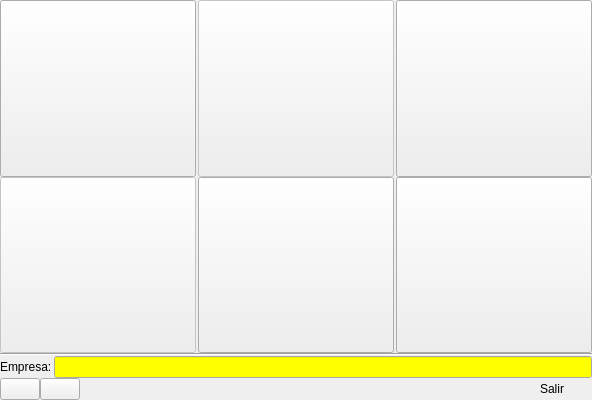
<ui version="4.0" >
 <author>Tomeu Borras Riera</author>
 <class>selectorbase</class>
 <widget class="QMainWindow" name="selectorbase" >
  <property name="geometry" >
   <rect>
    <x>0</x>
    <y>0</y>
    <width>592</width>
    <height>400</height>
   </rect>
  </property>
  <property name="sizePolicy" >
   <sizepolicy>
    <hsizetype>7</hsizetype>
    <vsizetype>7</vsizetype>
    <horstretch>0</horstretch>
    <verstretch>0</verstretch>
   </sizepolicy>
  </property>
  <property name="minimumSize" >
   <size>
    <width>211</width>
    <height>96</height>
   </size>
  </property>
  <property name="maximumSize" >
   <size>
    <width>10000</width>
    <height>10000</height>
   </size>
  </property>
  <property name="windowTitle" >
   <string>BulmaGes</string>
  </property>
  <widget class="QWidget" name="widget" >
   <layout class="QVBoxLayout" >
    <property name="margin" >
     <number>0</number>
    </property>
    <property name="spacing" >
     <number>0</number>
    </property>
    <item>
     <layout class="QHBoxLayout" >
      <property name="margin" >
       <number>0</number>
      </property>
      <property name="spacing" >
       <number>2</number>
      </property>
      <item>
       <widget class="QPushButton" name="m_bulmafact" >
        <property name="enabled" >
         <bool>true</bool>
        </property>
        <property name="sizePolicy" >
         <sizepolicy>
          <hsizetype>7</hsizetype>
          <vsizetype>7</vsizetype>
          <horstretch>0</horstretch>
          <verstretch>0</verstretch>
         </sizepolicy>
        </property>
        <property name="maximumSize" >
         <size>
          <width>10000</width>
          <height>10000</height>
         </size>
        </property>
        <property name="toolTip" >
         <string>BulmaFact</string>
        </property>
        <property name="text" >
         <string/>
        </property>
        <property name="icon" >
         <iconset resource="../../../bulmages.qrc" >:/Genericos48x48/images/png/bulmafact.png</iconset>
        </property>
        <property name="iconSize" >
         <size>
          <width>150</width>
          <height>150</height>
         </size>
        </property>
        <property name="shortcut" >
         <string>Alt+F</string>
        </property>
        <property name="checkable" >
         <bool>false</bool>
        </property>
        <property name="autoRepeat" >
         <bool>false</bool>
        </property>
        <property name="default" >
         <bool>false</bool>
        </property>
        <property name="flat" >
         <bool>false</bool>
        </property>
       </widget>
      </item>
      <item>
       <widget class="QPushButton" name="m_bulmatpv" >
        <property name="enabled" >
         <bool>false</bool>
        </property>
        <property name="sizePolicy" >
         <sizepolicy>
          <hsizetype>7</hsizetype>
          <vsizetype>7</vsizetype>
          <horstretch>0</horstretch>
          <verstretch>0</verstretch>
         </sizepolicy>
        </property>
        <property name="toolTip" >
         <string>BulmaTPV</string>
        </property>
        <property name="text" >
         <string/>
        </property>
        <property name="icon" >
         <iconset resource="../../../bulmages.qrc" >:/Genericos48x48/images/png/bulmatpv.png</iconset>
        </property>
        <property name="iconSize" >
         <size>
          <width>150</width>
          <height>150</height>
         </size>
        </property>
       </widget>
      </item>
      <item>
       <widget class="QPushButton" name="m_bulmacont" >
        <property name="enabled" >
         <bool>true</bool>
        </property>
        <property name="sizePolicy" >
         <sizepolicy>
          <hsizetype>7</hsizetype>
          <vsizetype>7</vsizetype>
          <horstretch>0</horstretch>
          <verstretch>0</verstretch>
         </sizepolicy>
        </property>
        <property name="toolTip" >
         <string>BulmaCont</string>
        </property>
        <property name="text" >
         <string/>
        </property>
        <property name="icon" >
         <iconset resource="../../../bulmages.qrc" >:/Genericos48x48/images/png/bulmacont.png</iconset>
        </property>
        <property name="iconSize" >
         <size>
          <width>150</width>
          <height>150</height>
         </size>
        </property>
        <property name="checkable" >
         <bool>false</bool>
        </property>
        <property name="flat" >
         <bool>false</bool>
        </property>
       </widget>
      </item>
     </layout>
    </item>
    <item>
     <layout class="QHBoxLayout" >
      <property name="margin" >
       <number>0</number>
      </property>
      <property name="spacing" >
       <number>2</number>
      </property>
      <item>
       <widget class="QPushButton" name="m_galopin" >
        <property name="enabled" >
         <bool>false</bool>
        </property>
        <property name="sizePolicy" >
         <sizepolicy>
          <hsizetype>7</hsizetype>
          <vsizetype>7</vsizetype>
          <horstretch>0</horstretch>
          <verstretch>0</verstretch>
         </sizepolicy>
        </property>
        <property name="toolTip" >
         <string>Galopin</string>
        </property>
        <property name="text" >
         <string/>
        </property>
        <property name="icon" >
         <iconset resource="../../../bulmages.qrc" >:/BulmaCont32x32/images/png/i_tux.png</iconset>
        </property>
        <property name="iconSize" >
         <size>
          <width>150</width>
          <height>150</height>
         </size>
        </property>
       </widget>
      </item>
      <item>
       <widget class="QPushButton" name="m_iglues" >
        <property name="sizePolicy" >
         <sizepolicy>
          <hsizetype>3</hsizetype>
          <vsizetype>7</vsizetype>
          <horstretch>0</horstretch>
          <verstretch>0</verstretch>
         </sizepolicy>
        </property>
        <property name="toolTip" >
         <string>Iglues</string>
        </property>
        <property name="text" >
         <string/>
        </property>
        <property name="icon" >
         <iconset resource="../../../bulmages.qrc" >:/Genericos48x48/images/logotipo/variaciones 18/variacion 18 - logotipo 02.jpg</iconset>
        </property>
        <property name="iconSize" >
         <size>
          <width>150</width>
          <height>150</height>
         </size>
        </property>
       </widget>
      </item>
      <item>
       <widget class="QPushButton" name="mui_info" >
        <property name="enabled" >
         <bool>true</bool>
        </property>
        <property name="sizePolicy" >
         <sizepolicy>
          <hsizetype>7</hsizetype>
          <vsizetype>7</vsizetype>
          <horstretch>0</horstretch>
          <verstretch>0</verstretch>
         </sizepolicy>
        </property>
        <property name="toolTip" >
         <string>Acerca de ..</string>
        </property>
        <property name="text" >
         <string/>
        </property>
        <property name="icon" >
         <iconset resource="../../../bulmages.qrc" >:/Genericos48x48/images/logotipo/variaciones 18/variacion 18 - logotipo 05.jpg</iconset>
        </property>
        <property name="iconSize" >
         <size>
          <width>150</width>
          <height>150</height>
         </size>
        </property>
       </widget>
      </item>
     </layout>
    </item>
    <item>
     <widget class="Line" name="line2" >
      <property name="frameShape" >
       <enum>QFrame::HLine</enum>
      </property>
      <property name="frameShadow" >
       <enum>QFrame::Sunken</enum>
      </property>
      <property name="orientation" >
       <enum>Qt::Horizontal</enum>
      </property>
     </widget>
    </item>
    <item>
     <layout class="QHBoxLayout" >
      <property name="margin" >
       <number>0</number>
      </property>
      <property name="spacing" >
       <number>2</number>
      </property>
      <item>
       <widget class="QLabel" name="textLabel1" >
        <property name="text" >
         <string>Empresa:</string>
        </property>
       </widget>
      </item>
      <item>
       <widget class="QLineEdit" name="nombreempresa" >
        <property name="enabled" >
         <bool>true</bool>
        </property>
        <property name="palette" >
         <palette>
          <active>
           <colorrole role="WindowText" >
            <brush brushstyle="SolidPattern" >
             <color alpha="255" >
              <red>0</red>
              <green>0</green>
              <blue>0</blue>
             </color>
            </brush>
           </colorrole>
           <colorrole role="Button" >
            <brush brushstyle="SolidPattern" >
             <color alpha="255" >
              <red>238</red>
              <green>234</green>
              <blue>222</blue>
             </color>
            </brush>
           </colorrole>
           <colorrole role="Light" >
            <brush brushstyle="SolidPattern" >
             <color alpha="255" >
              <red>255</red>
              <green>255</green>
              <blue>255</blue>
             </color>
            </brush>
           </colorrole>
           <colorrole role="Midlight" >
            <brush brushstyle="SolidPattern" >
             <color alpha="255" >
              <red>255</red>
              <green>255</green>
              <blue>252</blue>
             </color>
            </brush>
           </colorrole>
           <colorrole role="Dark" >
            <brush brushstyle="SolidPattern" >
             <color alpha="255" >
              <red>85</red>
              <green>85</green>
              <blue>82</blue>
             </color>
            </brush>
           </colorrole>
           <colorrole role="Mid" >
            <brush brushstyle="SolidPattern" >
             <color alpha="255" >
              <red>198</red>
              <green>198</green>
              <blue>191</blue>
             </color>
            </brush>
           </colorrole>
           <colorrole role="Text" >
            <brush brushstyle="SolidPattern" >
             <color alpha="255" >
              <red>0</red>
              <green>0</green>
              <blue>0</blue>
             </color>
            </brush>
           </colorrole>
           <colorrole role="BrightText" >
            <brush brushstyle="SolidPattern" >
             <color alpha="255" >
              <red>255</red>
              <green>255</green>
              <blue>255</blue>
             </color>
            </brush>
           </colorrole>
           <colorrole role="ButtonText" >
            <brush brushstyle="SolidPattern" >
             <color alpha="255" >
              <red>0</red>
              <green>0</green>
              <blue>0</blue>
             </color>
            </brush>
           </colorrole>
           <colorrole role="Base" >
            <brush brushstyle="SolidPattern" >
             <color alpha="255" >
              <red>255</red>
              <green>255</green>
              <blue>0</blue>
             </color>
            </brush>
           </colorrole>
           <colorrole role="Window" >
            <brush brushstyle="SolidPattern" >
             <color alpha="255" >
              <red>238</red>
              <green>238</green>
              <blue>230</blue>
             </color>
            </brush>
           </colorrole>
           <colorrole role="Shadow" >
            <brush brushstyle="SolidPattern" >
             <color alpha="255" >
              <red>0</red>
              <green>0</green>
              <blue>0</blue>
             </color>
            </brush>
           </colorrole>
           <colorrole role="Highlight" >
            <brush brushstyle="SolidPattern" >
             <color alpha="255" >
              <red>255</red>
              <green>221</green>
              <blue>118</blue>
             </color>
            </brush>
           </colorrole>
           <colorrole role="HighlightedText" >
            <brush brushstyle="SolidPattern" >
             <color alpha="255" >
              <red>0</red>
              <green>0</green>
              <blue>0</blue>
             </color>
            </brush>
           </colorrole>
           <colorrole role="Link" >
            <brush brushstyle="SolidPattern" >
             <color alpha="255" >
              <red>0</red>
              <green>0</green>
              <blue>192</blue>
             </color>
            </brush>
           </colorrole>
           <colorrole role="LinkVisited" >
            <brush brushstyle="SolidPattern" >
             <color alpha="255" >
              <red>128</red>
              <green>0</green>
              <blue>128</blue>
             </color>
            </brush>
           </colorrole>
           <colorrole role="AlternateBase" >
            <brush brushstyle="SolidPattern" >
             <color alpha="255" >
              <red>231</red>
              <green>231</green>
              <blue>231</blue>
             </color>
            </brush>
           </colorrole>
          </active>
          <inactive>
           <colorrole role="WindowText" >
            <brush brushstyle="SolidPattern" >
             <color alpha="255" >
              <red>0</red>
              <green>0</green>
              <blue>0</blue>
             </color>
            </brush>
           </colorrole>
           <colorrole role="Button" >
            <brush brushstyle="SolidPattern" >
             <color alpha="255" >
              <red>238</red>
              <green>234</green>
              <blue>222</blue>
             </color>
            </brush>
           </colorrole>
           <colorrole role="Light" >
            <brush brushstyle="SolidPattern" >
             <color alpha="255" >
              <red>255</red>
              <green>255</green>
              <blue>255</blue>
             </color>
            </brush>
           </colorrole>
           <colorrole role="Midlight" >
            <brush brushstyle="SolidPattern" >
             <color alpha="255" >
              <red>255</red>
              <green>255</green>
              <blue>252</blue>
             </color>
            </brush>
           </colorrole>
           <colorrole role="Dark" >
            <brush brushstyle="SolidPattern" >
             <color alpha="255" >
              <red>85</red>
              <green>85</green>
              <blue>82</blue>
             </color>
            </brush>
           </colorrole>
           <colorrole role="Mid" >
            <brush brushstyle="SolidPattern" >
             <color alpha="255" >
              <red>198</red>
              <green>198</green>
              <blue>191</blue>
             </color>
            </brush>
           </colorrole>
           <colorrole role="Text" >
            <brush brushstyle="SolidPattern" >
             <color alpha="255" >
              <red>0</red>
              <green>0</green>
              <blue>0</blue>
             </color>
            </brush>
           </colorrole>
           <colorrole role="BrightText" >
            <brush brushstyle="SolidPattern" >
             <color alpha="255" >
              <red>255</red>
              <green>255</green>
              <blue>255</blue>
             </color>
            </brush>
           </colorrole>
           <colorrole role="ButtonText" >
            <brush brushstyle="SolidPattern" >
             <color alpha="255" >
              <red>0</red>
              <green>0</green>
              <blue>0</blue>
             </color>
            </brush>
           </colorrole>
           <colorrole role="Base" >
            <brush brushstyle="SolidPattern" >
             <color alpha="255" >
              <red>255</red>
              <green>255</green>
              <blue>0</blue>
             </color>
            </brush>
           </colorrole>
           <colorrole role="Window" >
            <brush brushstyle="SolidPattern" >
             <color alpha="255" >
              <red>238</red>
              <green>238</green>
              <blue>230</blue>
             </color>
            </brush>
           </colorrole>
           <colorrole role="Shadow" >
            <brush brushstyle="SolidPattern" >
             <color alpha="255" >
              <red>0</red>
              <green>0</green>
              <blue>0</blue>
             </color>
            </brush>
           </colorrole>
           <colorrole role="Highlight" >
            <brush brushstyle="SolidPattern" >
             <color alpha="255" >
              <red>255</red>
              <green>221</green>
              <blue>118</blue>
             </color>
            </brush>
           </colorrole>
           <colorrole role="HighlightedText" >
            <brush brushstyle="SolidPattern" >
             <color alpha="255" >
              <red>0</red>
              <green>0</green>
              <blue>0</blue>
             </color>
            </brush>
           </colorrole>
           <colorrole role="Link" >
            <brush brushstyle="SolidPattern" >
             <color alpha="255" >
              <red>0</red>
              <green>0</green>
              <blue>192</blue>
             </color>
            </brush>
           </colorrole>
           <colorrole role="LinkVisited" >
            <brush brushstyle="SolidPattern" >
             <color alpha="255" >
              <red>128</red>
              <green>0</green>
              <blue>128</blue>
             </color>
            </brush>
           </colorrole>
           <colorrole role="AlternateBase" >
            <brush brushstyle="SolidPattern" >
             <color alpha="255" >
              <red>231</red>
              <green>231</green>
              <blue>231</blue>
             </color>
            </brush>
           </colorrole>
          </inactive>
          <disabled>
           <colorrole role="WindowText" >
            <brush brushstyle="SolidPattern" >
             <color alpha="255" >
              <red>128</red>
              <green>128</green>
              <blue>128</blue>
             </color>
            </brush>
           </colorrole>
           <colorrole role="Button" >
            <brush brushstyle="SolidPattern" >
             <color alpha="255" >
              <red>238</red>
              <green>234</green>
              <blue>222</blue>
             </color>
            </brush>
           </colorrole>
           <colorrole role="Light" >
            <brush brushstyle="SolidPattern" >
             <color alpha="255" >
              <red>255</red>
              <green>255</green>
              <blue>255</blue>
             </color>
            </brush>
           </colorrole>
           <colorrole role="Midlight" >
            <brush brushstyle="SolidPattern" >
             <color alpha="255" >
              <red>255</red>
              <green>255</green>
              <blue>252</blue>
             </color>
            </brush>
           </colorrole>
           <colorrole role="Dark" >
            <brush brushstyle="SolidPattern" >
             <color alpha="255" >
              <red>85</red>
              <green>85</green>
              <blue>82</blue>
             </color>
            </brush>
           </colorrole>
           <colorrole role="Mid" >
            <brush brushstyle="SolidPattern" >
             <color alpha="255" >
              <red>198</red>
              <green>198</green>
              <blue>191</blue>
             </color>
            </brush>
           </colorrole>
           <colorrole role="Text" >
            <brush brushstyle="SolidPattern" >
             <color alpha="255" >
              <red>198</red>
              <green>198</green>
              <blue>191</blue>
             </color>
            </brush>
           </colorrole>
           <colorrole role="BrightText" >
            <brush brushstyle="SolidPattern" >
             <color alpha="255" >
              <red>255</red>
              <green>255</green>
              <blue>255</blue>
             </color>
            </brush>
           </colorrole>
           <colorrole role="ButtonText" >
            <brush brushstyle="SolidPattern" >
             <color alpha="255" >
              <red>128</red>
              <green>128</green>
              <blue>128</blue>
             </color>
            </brush>
           </colorrole>
           <colorrole role="Base" >
            <brush brushstyle="SolidPattern" >
             <color alpha="255" >
              <red>255</red>
              <green>255</green>
              <blue>0</blue>
             </color>
            </brush>
           </colorrole>
           <colorrole role="Window" >
            <brush brushstyle="SolidPattern" >
             <color alpha="255" >
              <red>238</red>
              <green>238</green>
              <blue>230</blue>
             </color>
            </brush>
           </colorrole>
           <colorrole role="Shadow" >
            <brush brushstyle="SolidPattern" >
             <color alpha="255" >
              <red>0</red>
              <green>0</green>
              <blue>0</blue>
             </color>
            </brush>
           </colorrole>
           <colorrole role="Highlight" >
            <brush brushstyle="SolidPattern" >
             <color alpha="255" >
              <red>212</red>
              <green>184</green>
              <blue>98</blue>
             </color>
            </brush>
           </colorrole>
           <colorrole role="HighlightedText" >
            <brush brushstyle="SolidPattern" >
             <color alpha="255" >
              <red>255</red>
              <green>255</green>
              <blue>255</blue>
             </color>
            </brush>
           </colorrole>
           <colorrole role="Link" >
            <brush brushstyle="SolidPattern" >
             <color alpha="255" >
              <red>0</red>
              <green>0</green>
              <blue>192</blue>
             </color>
            </brush>
           </colorrole>
           <colorrole role="LinkVisited" >
            <brush brushstyle="SolidPattern" >
             <color alpha="255" >
              <red>128</red>
              <green>0</green>
              <blue>128</blue>
             </color>
            </brush>
           </colorrole>
           <colorrole role="AlternateBase" >
            <brush brushstyle="SolidPattern" >
             <color alpha="255" >
              <red>231</red>
              <green>231</green>
              <blue>231</blue>
             </color>
            </brush>
           </colorrole>
          </disabled>
         </palette>
        </property>
        <property name="focusPolicy" >
         <enum>Qt::NoFocus</enum>
        </property>
        <property name="readOnly" >
         <bool>true</bool>
        </property>
       </widget>
      </item>
     </layout>
    </item>
    <item>
     <layout class="QHBoxLayout" >
      <property name="margin" >
       <number>0</number>
      </property>
      <property name="spacing" >
       <number>0</number>
      </property>
      <item>
       <widget class="QPushButton" name="seleccionaempresa" >
        <property name="toolTip" >
         <string>Seleccionar Empresa</string>
        </property>
        <property name="text" >
         <string/>
        </property>
        <property name="icon" >
         <iconset resource="../../../bulmages.qrc" >:/BulmaCont32x32/images/png/i_empresa.xpm</iconset>
        </property>
        <property name="iconSize" >
         <size>
          <width>32</width>
          <height>32</height>
         </size>
        </property>
       </widget>
      </item>
      <item>
       <widget class="QPushButton" name="configura" >
        <property name="toolTip" >
         <string>Configuración</string>
        </property>
        <property name="text" >
         <string/>
        </property>
        <property name="icon" >
         <iconset resource="../../../bulmages.qrc" >:/Genericos32x32/images/png/i_configuracion.xpm</iconset>
        </property>
        <property name="iconSize" >
         <size>
          <width>32</width>
          <height>32</height>
         </size>
        </property>
       </widget>
      </item>
      <item>
       <spacer>
        <property name="orientation" >
         <enum>Qt::Horizontal</enum>
        </property>
        <property name="sizeType" >
         <enum>QSizePolicy::Expanding</enum>
        </property>
        <property name="sizeHint" >
         <size>
          <width>51</width>
          <height>21</height>
         </size>
        </property>
       </spacer>
      </item>
      <item>
       <widget class="QPushButton" name="mui_salir" >
        <property name="enabled" >
         <bool>true</bool>
        </property>
        <property name="toolTip" >
         <string>Salir</string>
        </property>
        <property name="text" >
         <string>Salir</string>
        </property>
        <property name="default" >
         <bool>false</bool>
        </property>
        <property name="flat" >
         <bool>true</bool>
        </property>
       </widget>
      </item>
     </layout>
    </item>
   </layout>
  </widget>
 </widget>
 <layoutdefault spacing="2" margin="2" />
 <tabstops>
  <tabstop>mui_salir</tabstop>
  <tabstop>m_iglues</tabstop>
  <tabstop>m_bulmatpv</tabstop>
  <tabstop>m_bulmacont</tabstop>
  <tabstop>m_galopin</tabstop>
  <tabstop>mui_info</tabstop>
  <tabstop>m_bulmafact</tabstop>
  <tabstop>seleccionaempresa</tabstop>
  <tabstop>configura</tabstop>
  <tabstop>nombreempresa</tabstop>
 </tabstops>
 <resources>
  <include location="../../../bulmages.qrc" />
 </resources>
 <connections>
  <connection>
   <sender>mui_salir</sender>
   <signal>clicked()</signal>
   <receiver>selectorbase</receiver>
   <slot>close()</slot>
   <hints>
    <hint type="sourcelabel" >
     <x>553</x>
     <y>377</y>
    </hint>
    <hint type="destinationlabel" >
     <x>295</x>
     <y>199</y>
    </hint>
   </hints>
  </connection>
 </connections>
</ui>
